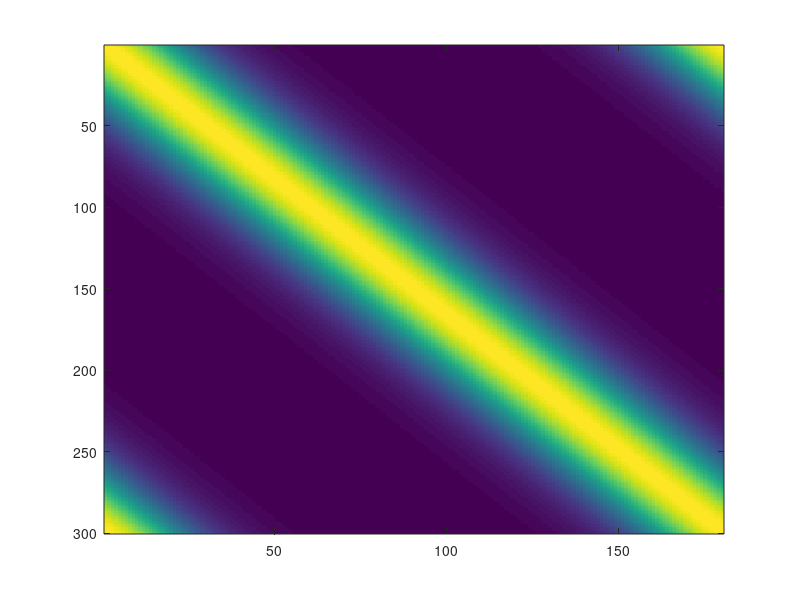
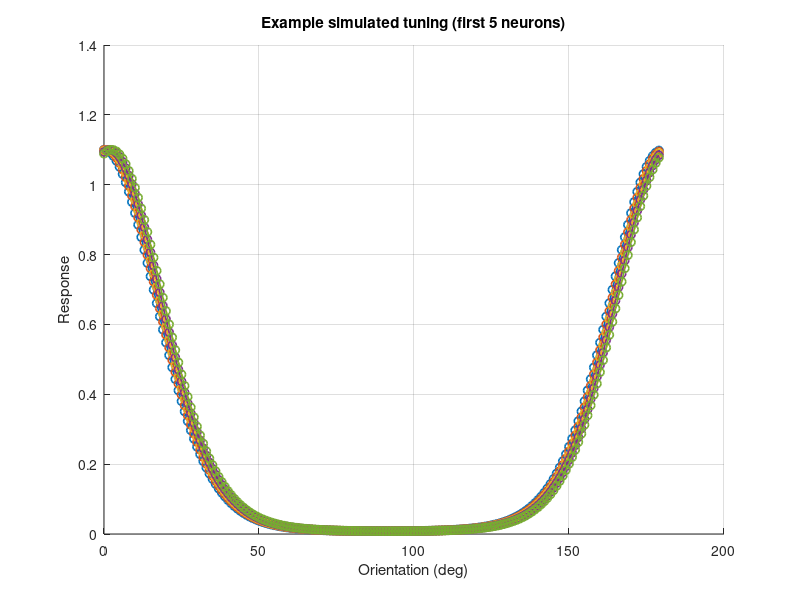
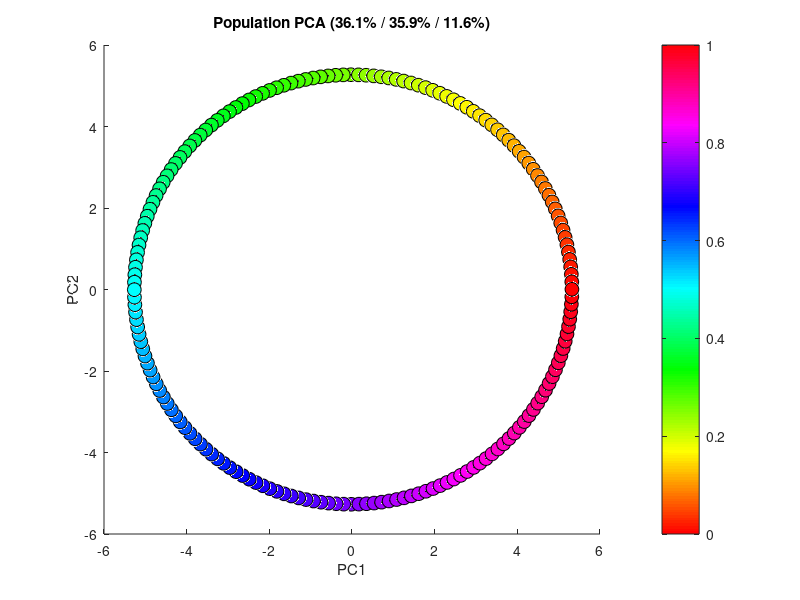

Here is the MATLAB script that generated these plots, in order: (Note: this script raises an error after producing the figures.)
function visual_pop_sim

    close all

    % Simulation parameters
    N = 300;                                      % number of neurons
    % stim_oris = [0 30 60 90 120 150];             % degrees (length = 6)
    stim_oris = 0:179.9;                            % degrees (length = 6)
    baseline = 0.1;                               % baseline dF/F (or spikes/s)
    gain     = 1.0;                               % response gain
    
    % Preferred orientations (uniformly spanning 0..179 deg)
    pref_oris = linspace(0, 179.9, N)';             % N×1
    
    % Selectivity: concentration (kappa) per neuron (larger = sharper tuning)
    % You can adjust the range to control selectivity spread.
    k = 3;
    kappa = k * ones(N,1);
    % kappa = linspace(0.5, 8, N)';                 % N×1
    
    % Convert degrees to radians for von Mises
    deg2rad = pi/180;
    theta_stim = stim_oris * deg2rad;             % 1×S
    theta_pref = pref_oris * deg2rad;             % N×1
    
    % Von Mises-like orientation tuning (periodic with 180° => use 2*angle)
    % Response R = baseline + gain * exp(kappa * cos(2*(θ - θ_pref))) - exp(kappa)
    % The "- exp(kappa)" term centers the peak at gain above baseline (optional).
    % To keep it simple and positive, we’ll omit centering and rescale.
    R = zeros(N, numel(stim_oris));
    for s = 1:numel(stim_oris)
        dtheta = theta_stim(s) - theta_pref;      % N×1
        R(:, s) = baseline + gain * exp(kappa .* cos(2*dtheta));
    end
    
    % Normalize per neuron so max response ~ baseline + gain
    R = R ./ max(R, [], 2) * (baseline + gain);
    
    % Add small Gaussian noise (optional)
    noise_sigma = 0;
    % noise_sigma = 0.05;
    R = R + noise_sigma * randn(size(R));
    R = max(R, 0);                                % clip to nonnegative
    
    % Outputs:
    % R          -> N × 6 response matrix
    % pref_oris  -> N × 1 preferred orientation (deg)
    % kappa      -> N × 1 selectivity parameter
    
    % Quick check
    fprintf('R size: %d x %d (N x #stim)\n', size(R,1), size(R,2));

    figure;
    imagesc(R)
    
    % Example visualization: a few neurons’ tuning across the 6 orientations
    figure('Color','w'); hold on
    plot(stim_oris, R(1:5,:)', '-o', 'LineWidth', 1.2);
    xlabel('Orientation (deg)'); ylabel('Response');
    title('Example simulated tuning (first 5 neurons)');
    grid on

        % --- PCA on population responses across stimuli ---
    % Each stimulus orientation = observation, neurons = features
    X = R.';                       % [#stim x N]
    X(isnan(X)) = 0;
    X = X - mean(X,1);

    [coeff, score, latent] = pca(X);

    % --- Visualization: Top 3 PCs, color-coded by orientation ---
    % --- Cyclic colormap for orientations ---
    nOri = numel(stim_oris);
    angles = linspace(0, 2*pi, nOri+1);   % one full cycle
    angles(end) = [];                     % drop last to avoid duplicate color
    hsv_colors = hsv2rgb([angles'/(2*pi), ones(nOri,1), ones(nOri,1)]);
    cmap = hsv_colors;  % cyclic colormap (wraps smoothly)


    figure('Color','w'); hold on

    % Connect points (in stimulus order) with black line
    plot3(score(:,1), score(:,2), score(:,3), '-k', 'LineWidth', 1.2);
    plot3([score(end,1) score(1,1)], ...
          [score(end,2) score(1,2)], ...
          [score(end,3) score(1,3)], ...
          '-k', 'LineWidth', 1.2);  % close the loop

    % Scatter each stimulus point with orientation-based color
    for i = 1:numel(stim_oris)
        scatter3(score(i,1), score(i,2), score(i,3), ...
            100, cmap(i,:), 'filled', 'MarkerEdgeColor','k');
    end

    % Label each point with orientation (optional)
    if 0
        for i = 1:numel(stim_oris)
            text(score(i,1), score(i,2), score(i,3), sprintf('  %d°', stim_oris(i)), ...
                'FontSize', 10, 'Color', [0 0 0]);
        end
    end

    xlabel('PC1');
    ylabel('PC2');
    zlabel('PC3');

    % Show explained variance in title
    explVar = 100 * latent / sum(latent);
    title(sprintf('Population PCA (%.1f%% / %.1f%% / %.1f%%)', ...
        explVar(1), explVar(2), explVar(3)));

    colormap(cmap);
    c = colorbar;
    c.Ticks = linspace(0,1,numel(stim_oris));
    c.TickLabels = string(stim_oris);
    c.Label.String = 'Orientation (deg)';
    c.Label.FontSize = 12;

    grid on;
    axis equal;
    view(3);


end
